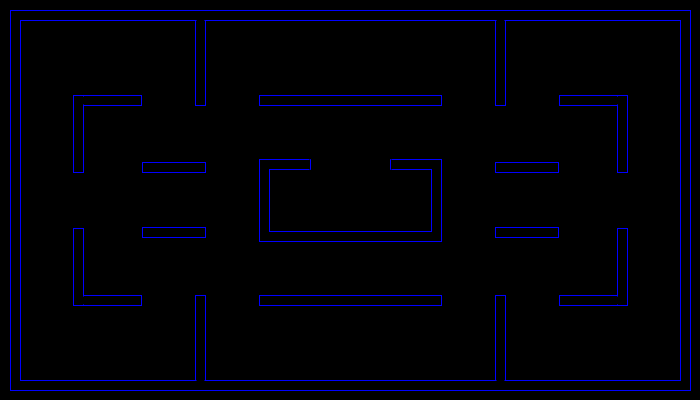
Frame 1 (no input)
Frame 60 (the mouse pressed at the canvas centre just before this capture): identical to frame 1, image omitted
Frame 120 (the mouse held since frame 60 and released just before this capture): identical to frame 1, image omitted

The Processing sketch that drew this single still picture (run headless with seeded random() and noise(); from frame 60 on, the mouse is pressed at the canvas centre):

// Processing sketch: processing_69164
// ── processing_69164.pde

int n = 60;

void setup()
{
  size(700,400);
  smooth();
}

void draw()
{
  background(0);
  outerWalls();
  innerWalls();
}

void outerWalls()
{
  //outer rectangle
  stroke(0,0,255);
  noFill();
  rect(10,10,680,380);
  rect(20,20,660,360);
  
  //4 rectangles attaching to outer rectangle
  rect(195,20,10,85);
  rect(700-205,20,10,85);
  rect(195,295,10,85);
  rect(700-205,295,10,85);
  stroke(0);
  strokeWeight(2);
  line(197,20,203,20);
  line(497,20,503,20);
  line(197,380,203,380);
  line(497,380,503,380);
}

void innerWalls()
{
  //L's
  stroke(0,0,255);
  strokeWeight(1);
  rect(83,95,58,10);
  rect(73,95,10,77);
  rect(83,295,58,10);
  rect(73,228,10,77);
  rect(559,95,58,10);
  rect(617,95,10,77);
  rect(559,295,58,10);
  rect(617,228,10,77);
  stroke(0);
  strokeWeight(2);
  line(83,97,83,103);
  line(83,297,83,303);
  line(617,97,617,103);
  line(617,297,617,303);
  
  //horizontal walls
  stroke(0,0,255);
  strokeWeight(1);
  rect(142,162,63,10);
  rect(142,227,63,10);
  rect(495,162,63,10);
  rect(495,227,63,10);
  rect(259,95,182,10);
  rect(259,295,182,10);
  
  //monster nest
  rect(259,159,182,82);
  rect(269,169,162,62);
  stroke(0);
  strokeWeight(2);
  rect(310,159,80,10);
  stroke(0,0,255);
  strokeWeight(1);
  line(310,159,310,169);
  line(390,159,390,169); 
}
